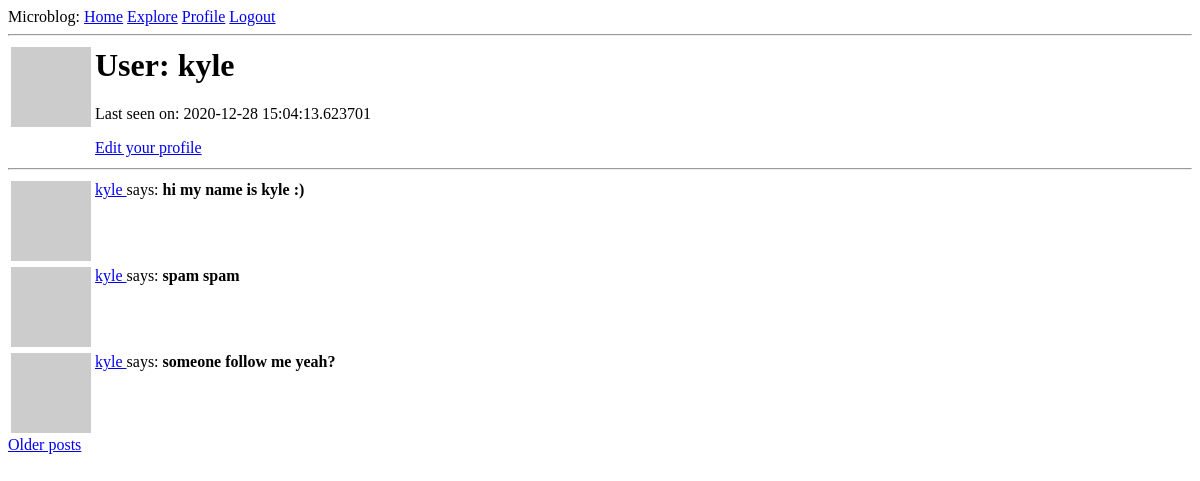
The app's page /user/kyle (signed in), older data.
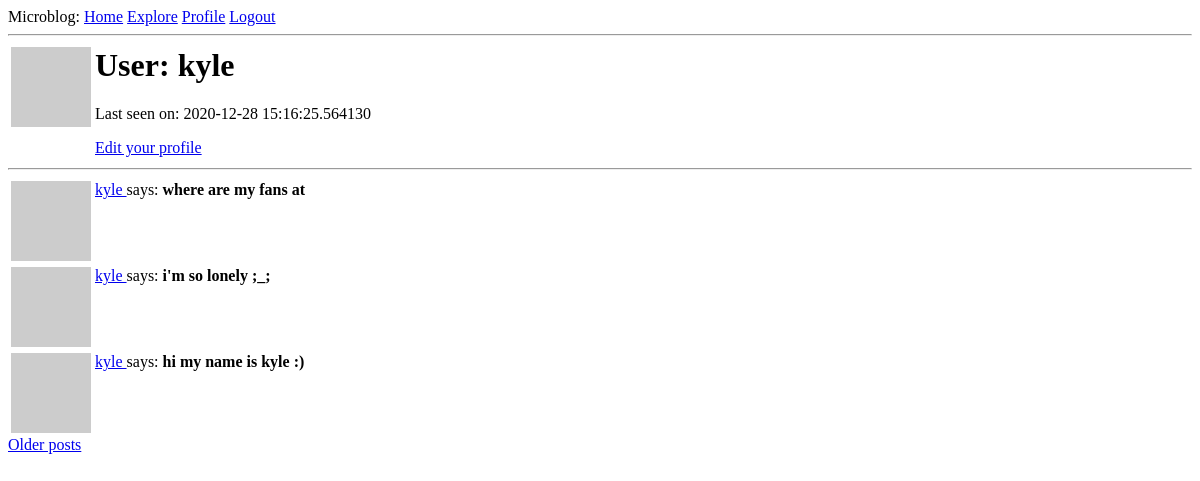
The same page, newer data.
### app/models.py (models this page shows, shortened)
class User(UserMixin, db.Model):
  id = db.Column(db.Integer, primary_key=True)
  username = db.Column(db.String(64), index=True, unique=True)
  email = db.Column(db.String(120), index=True, unique=True)
  password_hash = db.Column(db.String(128))
  posts = db.relationship('Post', backref='author', lazy='dynamic')
  about_me = db.Column(db.String(140))
  last_seen = db.Column(db.DateTime, default=datetime.utcnow)
  followed = db.relationship(
    'User', secondary=followers,
    primaryjoin=(followers.c.follower_id == id),
    secondaryjoin=(followers.c.followed_id == id),
    backref=db.backref('followers', lazy='dynamic'), lazy='dynamic'
  )
  def avatar(self, size):
    digest = md5(self.email.lower().encode('utf-8')).hexdigest()
    return 'https://www.gravatar.com/avatar/{}?d=identicon&s={}'.format(
      digest, size
    )

class Post(db.Model):
  id = db.Column(db.Integer, primary_key=True)
  body = db.Column(db.String(140))
  timestamp = db.Column(db.DateTime, index=True, default=datetime.utcnow)
  user_id = db.Column(db.Integer, db.ForeignKey('user.id'))

### app/routes.py (the view)
@app.route('/user/<username>')
@login_required
def user(username):
  user = User.query.filter_by(username=username).first_or_404()
  page = request.args.get('page', 1, type=int)
  posts = user.posts.order_by(Post.timestamp.desc()).paginate(
    page, app.config['POSTS_PER_PAGE'], False
  )
  next_url = url_for('user', username=user.username, page=posts.next_num) \
    if posts.has_next else None
  prev_url = url_for('user', username= user.username, page=posts.prev_num) \
    if posts.has_prev else None
  form = EmptyForm()
  return render_template('user.html', user=user, posts=posts.items,
    next_url=next_url, prev_url=prev_url, form=form)

### app/models.py (called while the page is built)
@login.user_loader
def load_user(id):
  return User.query.get(int(id))

### app/routes.py (called while the page is built)
@app.before_request
def before_request():
  if current_user.is_authenticated:
    current_user.last_seen = datetime.utcnow()
    db.session.commit()

### app/templates/user.html (shortened to what this page needs)
{% extends "base.html" %}
{% block content %}
  <table>
    <tr valign="top">
      <td><img src="{{user.avatar(128)}}"></td>
      <td>
        <h1>User: {{user.username}}</h1>
        {% if user.last_seen %}<p>Last seen on: {{user.last_seen}}</p>{% endif %}
        {% if user == current_user %}
        <p><a href="{{url_for('edit_profile')}}">Edit your profile</a></p>
        {% endif %}
      </td>
    </tr>
  </table>
  <hr>
  {% for post in posts %}
    {% include '_post.html' %}
  {% endfor %}
  {% if next_url %}
  <a href="{{next_url}}">Older posts</a>
  {% endif %}
{% endblock %}

### app/templates/_post.html
<table>
  <tr valign="top">
    <td><img src="{{post.author.avatar(36)}}"></td>
    <td>
      <a href="{{url_for('user', username=post.author.username)}}">
        {{post.author.username}}
      </a>
       says: <b>{{post.body}}</b></td>
  </tr>
</table>

Row changes from the older to the newer data that the page shows:
no longer on this page (row unchanged): Post: author.username "kyle", body "spam spam"
no longer on this page (row unchanged): Post: author.username "kyle", body "someone follow me yeah?"
changed User "kyle": last_seen "2020-12-28 15:04:13.623701" → "2020-12-28 15:16:25.564130"
added Post: author.username "kyle", body "where are my fans at"
added Post: author.username "kyle", body "i'm so lonely ;_;"
